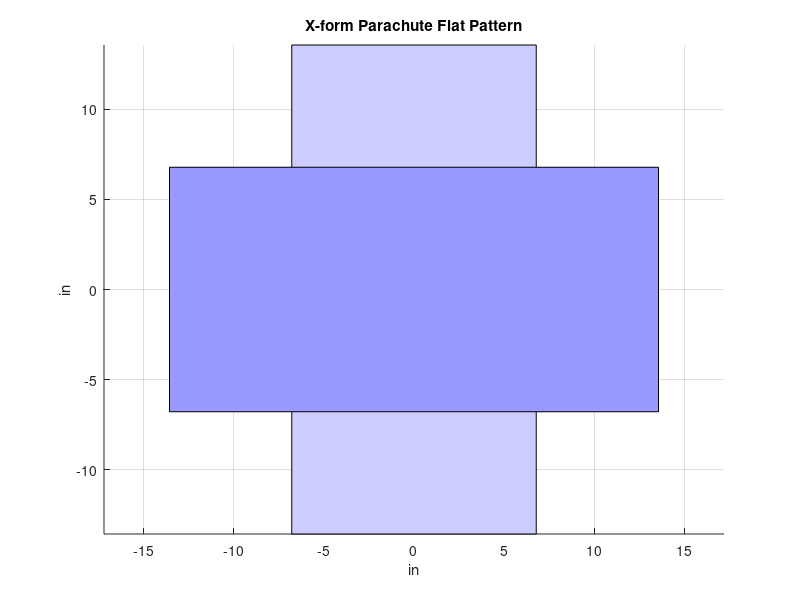
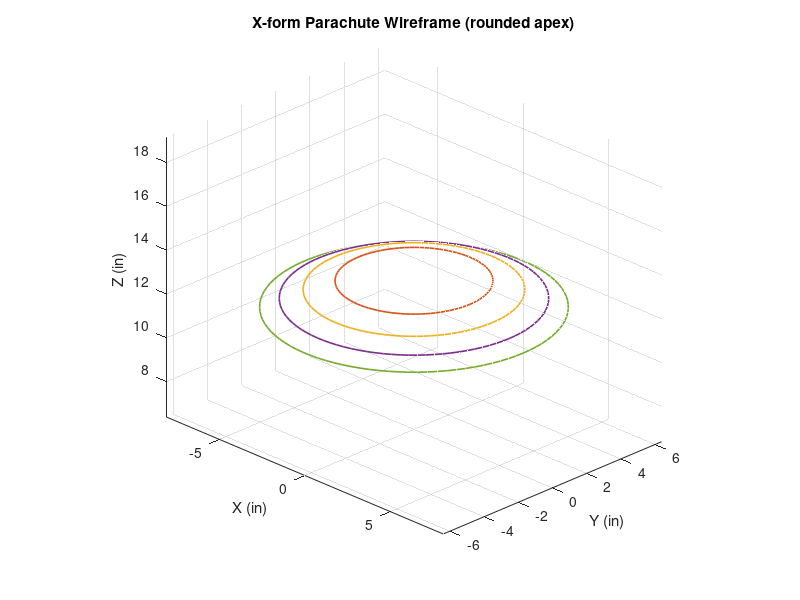

Write the MATLAB code that produced these figures, in order. (Note: this script raises an error after producing the figures.)
%% X-form Parachute Model with 3D Visualization (no shroud lines)
clear; close all; clc;

%% Inputs
Cd = .97;             % Drag coefficient
p  = 1.0;             % Air density kg/m^3 (~6000 ft)
m  = 36/2.2;          % Mass (lb to kg)
g  = 9.81;            % Gravity

v_target = 100 * 12*2.54/100;  % Target descent rate (ft/s → m/s)

%% Required Area
S = 2*m*g / (p*(v_target^2)*Cd);  % Required area (m^2)

%% X-form Geometry
AR = 2;                     % Aspect ratio L/w
w  = sqrt(S / (2*AR - 1));  % width (m)
L  = AR * w;                % length (m)

% Convert to inches for construction
w_in = w*100/2.54;
L_in = L*100/2.54;

fprintf("X-form parachute design:\n");
fprintf("Target descent rate: %.1f ft/s\n", v_target*100/(12*2.54));
fprintf("Projected area needed: %.2f m^2\n", S);
fprintf("Rectangle width w = %.1f in\n", w_in);
fprintf("Rectangle length L = %.1f in\n", L_in);

%% Shroud Line Length (calc only, not plotted)
numLines = 8; % typical (2 per arm)
armTip = L_in/2; % from center to tip
Ls = numLines*(armTip/36 + 0.25); % yards (simple approx)
fprintf("Shroud line length needed ≈ %.1f yds total\n", Ls);

%% Pattern Plot (flat cruciform)
figure(1); hold on; axis equal; grid on;
% Vertical arm
x = [-w_in/2 w_in/2 w_in/2 -w_in/2];
y = [-L_in/2 -L_in/2 L_in/2 L_in/2];
fill(x,y,[0.8 0.8 1]);

% Horizontal arm
x = [-L_in/2 -L_in/2 L_in/2 L_in/2];
y = [-w_in/2 w_in/2 w_in/2 -w_in/2];
fill(x,y,[0.6 0.6 1]);

title("X-form Parachute Flat Pattern");
xlabel("in"); ylabel("in");

%% X-form 3D Visualization (wireframe, smooth rounded apex)
figure(5); clf; hold on; grid on;
axis equal vis3d; view(45,25);
title("X-form Parachute Wireframe (rounded apex)");
xlabel("X (in)"); ylabel("Y (in)"); zlabel("Z (in)");

if ~exist('L_in','var') || ~exist('w_in','var')
    L_in = 28;   % total arm length (inches)
    w_in = 14;   % total arm width (inches)
end

N     = 35;                    % number of contour rings
Zmax  = L_in/2;                % dome "height"
zvals = linspace(Zmax,0,N);    % top → base
colors = lines(N);

for k = 1:N
    z = zvals(k);

    % Shrink factor from spherical dome
    scale = sqrt(max(0, 1 - (z/Zmax)^2));

    % Arm half-width (constant sideways)
    w_now = (w_in/2);

    % Arm half-length shrinks with height
    L_now = (L_in/2) * scale;

    % --- Smooth apex handling ---
    if L_now <= w_now
        % Collapse to a small circle cap instead of flat square
        theta = linspace(0,2*pi,100);
        rcap = w_now * (L_now / (w_in/2)); % taper radius to zero
        xring = rcap * cos(theta);
        yring = rcap * sin(theta);
    else
        % Normal cruciform outline
        [xring, yring] = cruciform_outline(w_now, L_now);
    end

    % Plot ring at height z
    plot3(xring, yring, z*ones(size(xring)), ...
          'Color', colors(k,:), 'LineWidth', 1.2);
end

%% Local function for cruciform perimeter
function [xring, yring] = cruciform_outline(w, L)
    % outline of cruciform = vertical arm + horizontal arm
    xring = [-w,  +w,  +w,  +L,  +L,  +w,  +w,  -w,  -w,  -L,  -L,  -w,  -w];
    yring = [-L,  -L,  -w,  -w,  +w,  +w,  +L,  +L,  +w,  +w,  -w,  -w,  -L];
end
